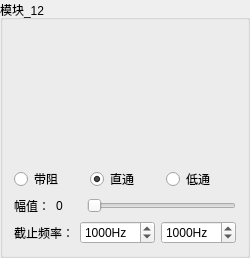
       <widget class="QGroupBox" name="groupBox_11">
        <property name="geometry">
         <rect>
          <x>195</x>
          <y>225</y>
          <width>181</width>
          <height>246</height>
         </rect>
        </property>
        <property name="title">
         <string>模块_12</string>
        </property>
        <layout class="QVBoxLayout" name="verticalLayout_7">
         <item>
          <widget class="QLabel" name="pixmapLabel_3">
           <property name="minimumSize">
            <size>
             <width>0</width>
             <height>130</height>
            </size>
           </property>
           <property name="maximumSize">
            <size>
             <width>16777215</width>
             <height>130</height>
            </size>
           </property>
           <property name="layoutDirection">
            <enum>Qt::LeftToRight</enum>
           </property>
           <property name="text">
            <string/>
           </property>
           <property name="pixmap">
            <pixmap resource="Mic_OP.qrc">:/mic/icon/Bypass.png</pixmap>
           </property>
           <property name="alignment">
            <set>Qt::AlignCenter</set>
           </property>
          </widget>
         </item>
         <item>
          <layout class="QHBoxLayout" name="horizontalLayout_8">
           <item>
            <widget class="QRadioButton" name="filter01_radioButton_notch_3">
             <property name="enabled">
              <bool>true</bool>
             </property>
             <property name="toolTip">
              <string>Notch Filter</string>
             </property>
             <property name="text">
              <string>带阻</string>
             </property>
             <property name="checked">
              <bool>false</bool>
             </property>
            </widget>
           </item>
           <item>
            <widget class="QRadioButton" name="filter01_radioButton_bypass_3">
             <property name="toolTip">
              <string>Bypass</string>
             </property>
             <property name="text">
              <string>直通</string>
             </property>
             <property name="checked">
              <bool>true</bool>
             </property>
            </widget>
           </item>
           <item>
            <widget class="QRadioButton" name="filter01_radioButton_lowpass_2">
             <property name="toolTip">
              <string>Lowpass</string>
             </property>
             <property name="text">
              <string>低通</string>
             </property>
            </widget>
           </item>
          </layout>
         </item>
         <item>
          <layout class="QVBoxLayout" name="verticalLayout_9">
           <item>
            <layout class="QHBoxLayout" name="horizontalLayout_9">
             <item>
              <widget class="QLabel" name="label_5">
               <property name="text">
                <string>幅值：</string>
               </property>
              </widget>
             </item>
             <item>
              <widget class="QLabel" name="label_Slider_value_5">
               <property name="minimumSize">
                <size>
                 <width>25</width>
                 <height>0</height>
                </size>
               </property>
               <property name="maximumSize">
                <size>
                 <width>16777215</width>
                 <height>16777215</height>
                </size>
               </property>
               <property name="text">
                <string>0</string>
               </property>
              </widget>
             </item>
             <item>
              <widget class="QSlider" name="amplitudeSlider_3">
               <property name="cursor">
                <cursorShape>SizeHorCursor</cursorShape>
               </property>
               <property name="maximum">
                <number>61</number>
               </property>
               <property name="orientation">
                <enum>Qt::Horizontal</enum>
               </property>
              </widget>
             </item>
            </layout>
           </item>
           <item>
            <layout class="QHBoxLayout" name="horizontalLayout_10">
             <item>
              <widget class="QLabel" name="label_18">
               <property name="text">
                <string>截止频率：</string>
               </property>
              </widget>
             </item>
             <item>
              <widget class="QSpinBox" name="frequencySpin_3">
               <property name="accessibleDescription">
                <string extracomment="wd"/>
               </property>
               <property name="suffix">
                <string>Hz</string>
               </property>
               <property name="minimum">
                <number>20</number>
               </property>
               <property name="maximum">
                <number>20000</number>
               </property>
               <property name="singleStep">
                <number>100</number>
               </property>
               <property name="value">
                <number>1000</number>
               </property>
               <property name="displayIntegerBase">
                <number>10</number>
               </property>
              </widget>
             </item>
             <item>
              <widget class="QSpinBox" name="frequencySpin_lowpass_2">
               <property name="enabled">
                <bool>true</bool>
               </property>
               <property name="accessibleDescription">
                <string extracomment="wd"/>
               </property>
               <property name="suffix">
                <string>Hz</string>
               </property>
               <property name="minimum">
                <number>20</number>
               </property>
               <property name="maximum">
                <number>20000</number>
               </property>
               <property name="singleStep">
                <number>100</number>
               </property>
               <property name="value">
                <number>1000</number>
               </property>
               <property name="displayIntegerBase">
                <number>10</number>
               </property>
              </widget>
             </item>
            </layout>
           </item>
          </layout>
         </item>
        </layout>
       </widget>
